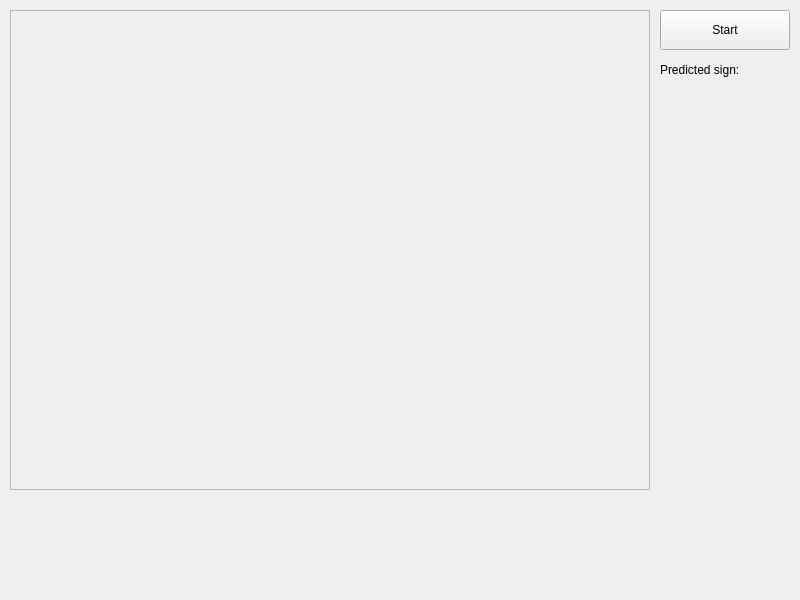
<?xml version="1.0" encoding="UTF-8"?>
<ui version="4.0">
 <class>MainWindow</class>
 <widget class="QMainWindow" name="MainWindow">
  <property name="geometry">
   <rect>
    <x>0</x>
    <y>0</y>
    <width>800</width>
    <height>600</height>
   </rect>
  </property>
  <property name="windowTitle">
   <string>Webcam Recorder</string>
  </property>
  <widget class="QWidget" name="centralwidget">
   <widget class="QLabel" name="label">
    <property name="geometry">
     <rect>
      <x>10</x>
      <y>10</y>
      <width>640</width>
      <height>480</height>
     </rect>
    </property>
    <property name="frameShape">
     <enum>QFrame::StyledPanel</enum>
    </property>
    <property name="text">
     <string/>
    </property>
   </widget>
   <widget class="QPushButton" name="startButton">
    <property name="geometry">
     <rect>
      <x>660</x>
      <y>10</y>
      <width>130</width>
      <height>40</height>
     </rect>
    </property>
    <property name="text">
     <string>Start</string>
    </property>
   </widget>
   <widget class="QLabel" name="predictionLabel">
    <property name="geometry">
     <rect>
      <x>660</x>
      <y>60</y>
      <width>300</width>
      <height>20</height>
     </rect>
    </property>
    <property name="text">
     <string>Predicted sign:</string>
    </property>
   </widget>
  </widget>
 </widget>
 <customwidgets>
  <customwidget>
   <class>QLabel</class>
   <extends>QWidget</extends>
   <header>qnamespace.h</header>
  </customwidget>
  <customwidget>
   <class>QPushButton</class>
   <extends>QWidget</extends>
   <header>qnamespace.h</header>
  </customwidget>
 </customwidgets>
 <resources/>
 <connections/>
</ui>
